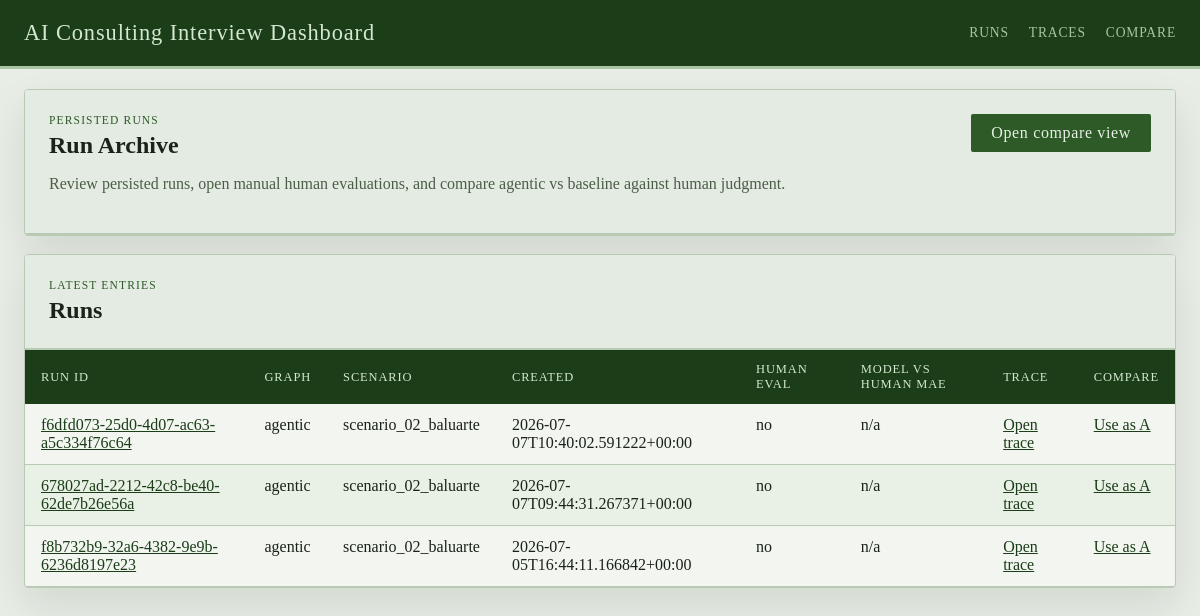
Before: / with the older database file.
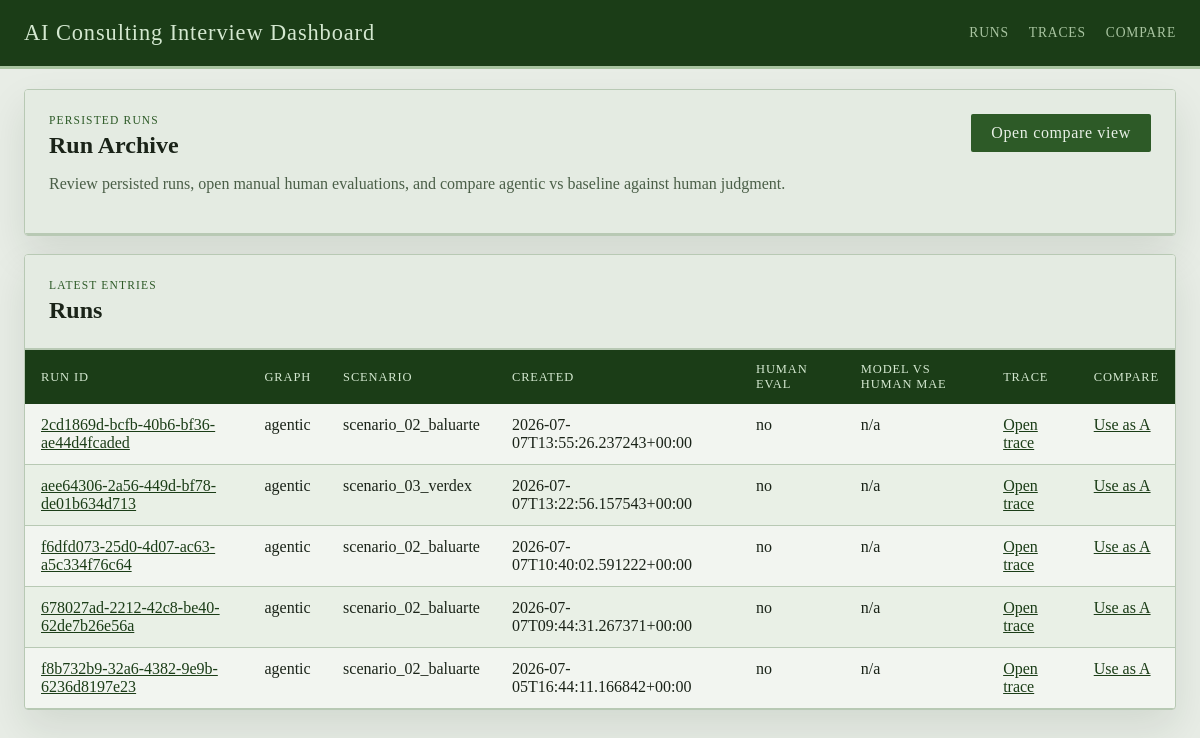
After: the same page with the newer database file.
### tables this page shows
CREATE TABLE runs (
                run_id TEXT PRIMARY KEY,
                graph_name TEXT NOT NULL,
                thread_id TEXT NOT NULL,
                scenario_ref TEXT,
                case_prompt TEXT,
                turn_index INTEGER,
                judge_round INTEGER,
                enough_evidence INTEGER NOT NULL,
                focus_areas_json TEXT NOT NULL,
                transcript_json TEXT NOT NULL,
                case_performance_json TEXT NOT NULL,
                quality_dialog_json TEXT NOT NULL,
                final_feedback TEXT,
                state_json TEXT NOT NULL,
                created_at TEXT NOT NULL
            );

### web/app.py (the view)
@app.get("/")
def index():
    ensure_dashboard_db()
    runs = list_runs(limit=100)
    return render_template("index.html", runs=runs)

### web/dashboard_store.py (called while the page is built)
def _json_loads(value: str | None, fallback: Any) -> Any:
    if not value:
        return fallback
    try:
        return json.loads(value)
    except json.JSONDecodeError:
        return fallback

def get_db_connection() -> sqlite3.Connection:
    connection = sqlite3.connect(RUNS_DB_PATH, timeout=30)
    connection.row_factory = sqlite3.Row
    return connection

def _normalize_dimension_entry(raw_entry: Any) -> dict[str, Any]:
    if isinstance(raw_entry, dict):
        score = raw_entry.get("score", "")
        rationale = raw_entry.get("rationale", "")
        evidence = raw_entry.get("evidence", "")
    else:
        score = raw_entry
        rationale = ""
        evidence = ""
    return {
        "score": score if score not in {None, ""} else "",
        "rationale": str(rationale or "").strip(),
        "evidence": str(evidence or "").strip(),
    }

def _extract_expected_scores(state: dict[str, Any]) -> dict[str, dict[str, Any]]:
    candidate_profile = state.get("candidate_profile", {})
    expected_scores = candidate_profile.get("expected_scores", {})
    sections: dict[str, dict[str, Any]] = {
        CASE_PERFORMANCE_SECTION: {},
        DIALOG_QUALITY_SECTION: {},
    }
    for section_name in sections:
        raw_section = expected_scores.get(section_name, {})
        if not isinstance(raw_section, dict):
            continue
        for dimension, details in raw_section.items():
            if not isinstance(details, dict):
                continue
            sections[section_name][dimension] = {
                "score": details.get("expected", ""),
                "rationale": str(details.get("rationale", "")).strip(),
            }
    return sections

def _extract_model_scores(run_row: sqlite3.Row) -> dict[str, dict[str, Any]]:
    return {
        CASE_PERFORMANCE_SECTION: _json_loads(run_row["case_performance_json"], {}),
        DIALOG_QUALITY_SECTION: _json_loads(run_row["quality_dialog_json"], {}),
    }

def _score_sort_key(value: Any) -> tuple[int, str]:
    return (0, str(value))

def to_numeric_score(value: Any) -> float | None:
    if value is None:
        return None
    if isinstance(value, bool):
        return None
    if isinstance(value, (int, float)):
        return float(value)
    text = str(value).strip().lower()
    if text in {"", NOT_TESTED, "n/a", "na", "none", "null", "missing"}:
        return None
    try:
        return float(text)
    except ValueError:
        return None

### web/templates/index.html (shortened to what this page needs)
{% extends "base.html" %}
{% block content %}
<section class="panel">
  <div class="panel-heading">
    <div>
      <p class="eyebrow">Persisted Runs</p>
      <h1>Run Archive</h1>
      <p class="lede">Review persisted runs, open manual human evaluations, and compare agentic vs baseline against human judgment.</p>
    </div>
    <a class="button" href="{{ url_for('compare_runs') }}">Open compare view</a>
  </div>
</section>
<section class="panel">
  <div class="panel-heading">
    <div>
      <p class="eyebrow">Latest entries</p>
      <h2>Runs</h2>
    </div>
  </div>
  <div class="table-wrap">
    <table>
      <thead>
        <tr>
          <th>Run ID</th>
          <th>Graph</th>
          <th>Scenario</th>
          <th>Created</th>
          <th>Human Eval</th>
          <th>Model vs Human MAE</th>
          <th>Trace</th>
          <th>Compare</th>
        </tr>
      </thead>
      <tbody>
        {% for run in runs %}
        <tr>
          <td><a href="{{ url_for('get_run', run_id=run.run_id) }}">{{ run.run_id }}</a></td>
          <td>{{ run.graph_name }}</td>
          <td>{{ run.scenario_ref or 'n/a' }}</td>
          <td>{{ run.created_at }}</td>
          <td>{{ 'yes' if run.has_human_evaluation else 'no' }}</td>
          <td>{{ run.metrics.model_vs_human_mae if run.metrics.model_vs_human_mae is not none else 'n/a' }}</td>
          <td><a href="{{ url_for('get_run_trace', run_id=run.run_id) }}">Open trace</a></td>
          <td><a href="{{ url_for('compare_runs', run_a=run.run_id) }}">Use as A</a></td>
        </tr>
        {% else %}
        <tr>
          <td colspan="8">No persisted runs found in <code>artifacts/runs.sqlite</code>.</td>
        </tr>
        {% endfor %}
      </tbody>
    </table>
  </div>
</section>
{% endblock %}

### web/templates/base.html (shortened to what this page needs)
<!doctype html>
<html lang="en">
  <head>
    <link rel="stylesheet" href="{{ url_for('static', filename='styles.css', v='20260627a') }}">
  </head>
  <body>
    <header class="site-header">
      <div class="site-header__inner">
        <a class="brand" href="{{ url_for('index') }}">AI Consulting Interview Dashboard</a>
        <nav class="nav">
          <a href="{{ url_for('index') }}">Runs</a>
          <a href="{{ url_for('trace_index') }}">Traces</a>
          <a href="{{ url_for('compare_runs') }}">Compare</a>
        </nav>
      </div>
    </header>
    <main class="shell">
      {% block content %}{% endblock %}
    </main>
  </body>
</html>

### web/static/styles.css (style rules this page uses)
:root { --bg: #e8ede6; --panel: #f2f5f0; --panel-alt: #e4ebe2; --line: #b8c9b4; --ink: #1a2318; --muted: #4a5e47; --accent: #2d5a27; --accent-strong: #1b3d17; --success: #2d5a27; --warning: #7a6520; --danger: #7a2020; --shadow: 0 18px 40px rgba(20, 40, 18, 0.10); --radius: 4px; --font-ui: "Georgia", "Times New Roman", serif; --font-display: "Georgia", "Palatino Linotype", serif; }
* { box-sizing: border-box; }
body { margin: 0; font-family: var(--font-ui); color: var(--ink); background: var(--bg); }
a { color: var(--accent-strong); }
.site-header { position: sticky; top: 0; z-index: 10; background: var(--accent-strong); border-bottom: 3px solid #a8c4a0; }
.site-header__inner, .shell { max-width: 1400px; margin: 0 auto; padding: 20px 24px; }
.site-header__inner { display: flex; justify-content: space-between; align-items: center; }
.brand { font-family: var(--font-display); font-size: 1.4rem; text-decoration: none; color: #d4e8d0; letter-spacing: 0.04em; }
.nav { display: flex; gap: 20px; }
.nav a { text-decoration: none; color: #a8c4a0; font-size: 0.85rem; letter-spacing: 0.06em; text-transform: uppercase; }
.shell { display: grid; gap: 18px; }
.panel { background: var(--panel); border: 1px solid var(--line); border-radius: var(--radius); box-shadow: var(--shadow); overflow: hidden; }
.panel-heading { display: flex; justify-content: space-between; align-items: start; gap: 16px; padding: 24px; background: var(--panel-alt); border-bottom: 2px solid var(--line); }
.panel-heading h1, .panel-heading h2, .panel-heading h3, .subsection h3 { margin: 0; font-family: var(--font-display); font-weight: bold; }
.eyebrow { margin: 0 0 6px; color: var(--accent); text-transform: uppercase; letter-spacing: 0.10em; font-size: 0.72rem; font-family: var(--font-display); }
.lede, .meta-grid p, .prompt-box p, .helper { color: var(--muted); }
.button { display: inline-flex; align-items: center; justify-content: center; border: 0; border-radius: 2px; padding: 10px 20px; background: var(--accent); color: #e8f0e6; font-family: var(--font-display); letter-spacing: 0.04em; text-decoration: none; cursor: pointer; }
.table-wrap { overflow-x: auto; }
table { width: 100%; border-collapse: collapse; }
th { background: var(--accent-strong); color: #d4e8d0; padding: 12px 16px; text-align: left; font-size: 0.78rem; text-transform: uppercase; letter-spacing: 0.07em; font-weight: normal; }
td { padding: 12px 16px; text-align: left; vertical-align: top; border-bottom: 1px solid var(--line); }
tr:nth-child(even) td { background: rgba(180, 210, 174, 0.15); }

Changed rows visible on the page:
added runs: run_id "2cd1869d-bcfb-40b6-bf36-ae44d4fcaded", graph_name "agentic", scenario_ref "scenario_02_baluarte", created_at "2026-07-07T13:55:26.237243+00:00", has_human_evaluation "no", metrics "n/a"
added runs: run_id "aee64306-2a56-449d-bf78-de01b634d713", graph_name "agentic", scenario_ref "scenario_03_verdex", created_at "2026-07-07T13:22:56.157543+00:00", has_human_evaluation "no", metrics "n/a"
